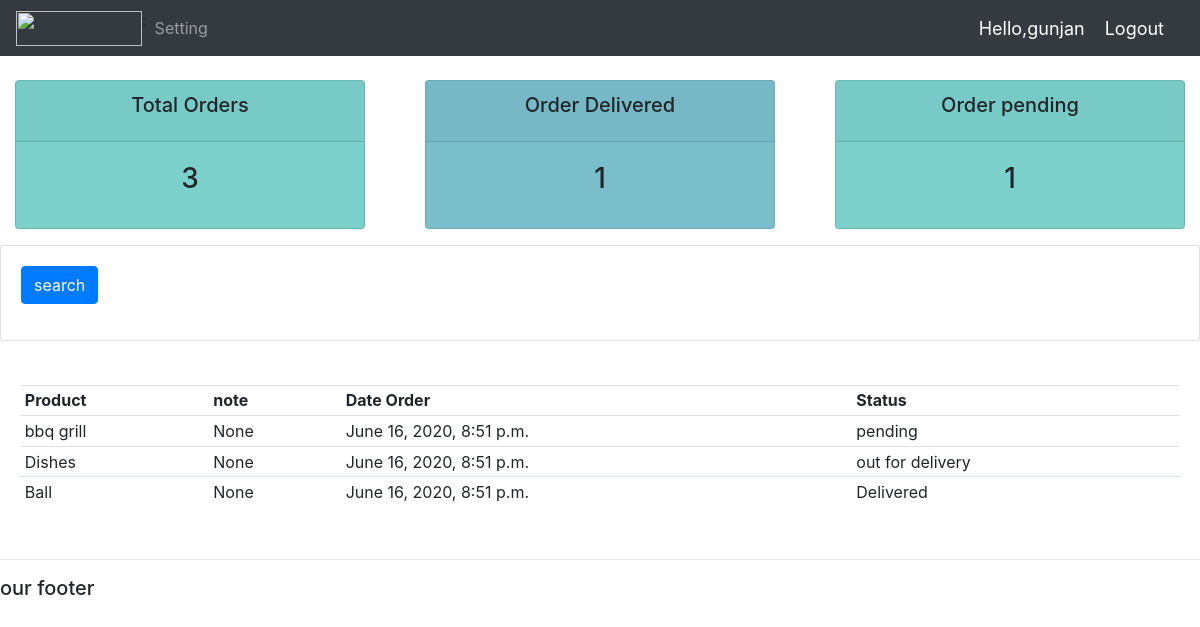
The page /user/ (signed in) on the database its author committed.
### accounts/models.py (models this page shows, shortened)
class Order(models.Model):
    STATUS=(
        ('pending','pending'),
        ('out for delivery','out for delivery'),
        ('Delivered','Delivered'),
        )
    customer=models.ForeignKey(Customer,null=True,on_delete=models.SET_NULL)
    product=models.ForeignKey(Product,null=True,on_delete=models.SET_NULL)
    date_created = models.DateTimeField(auto_now_add=True, null=True)
    status=models.CharField(max_length=200, null=True,choices=STATUS)
    note = models.CharField(max_length=1000, null=True)

class Product(models.Model):
    CATEGORY=(
        ('Indoor','Indoor'),
        ('Out Door','Out Door'),
    )
    name=models.CharField(null=True,max_length=890)
    price=models.FloatField(null=True)
    Category=models.CharField(max_length=200 ,choices=CATEGORY)
    description=models.CharField(max_length=200,null=True,blank=True)
    date_created=models.DateTimeField(auto_now_add=True,null=True)
    Tag=models.ManyToManyField(Tag)
    def __str__(self):
        return self.name

### accounts/decorators.py (the view)
        def wrapper_func(request, *args, **kwargs):
            group=None
            if request.user.groups.exists():
                group=request.user.groups.all()[0].name
            if group in allowed_roles:
                return view_func(request, *args, **kwargs)
            else:
                return HttpResponse('bl')

### accounts/views.py (called while the page is built)
@login_required(login_url='login')
@allowed_users(allowed_roles=['customer'])
def UserPage(request):
    orders=request.user.customer.order_set.all()
    total_order = orders.count()
    delivered = orders.filter(status='Delivered').count()
    pending= orders.filter(status='out for delivery').count()
    context = {'orders': orders,'delivered':delivered, 'pending': pending,'total_order':total_order }
    return render(request, 'accounts/user.html',context)

### accounts/templates/accounts/user.html (shortened to what this page needs)
{% extends 'accounts/main.html' %}
{% block content %}
{% include 'accounts/status.html' %}
<div class="row">
    <div class="col">
        <div class="card card-body">
            <form method="get">
                <button class="btn btn-primary" type="submit">search</button>
            </form>
        </div>
    </div>
</div>
<br>
<div class="row">
    <div class="col-md">
        <div class="md card-body">
            <table class="table table-sm">
                <tr>
                    <th>Product</th>
                    <th>note</th>
                    <th>Date Order</th>
                    <th>Status</th>
                </tr>
                {% for order in orders %}
                <tr>
                     <td>{{order.product}}</td>
                    <td>{{order.note}}</td>
                    <td>{{order.date_created}}</td>
                    <td>{{order.status}}</td>
                </tr>
                {% endfor %}
            </table>
        </div>
    </div>
</div>
{% endblock content %}

### accounts/templates/accounts/main.html (shortened to what this page needs)
{% load static %}
<html lang="en">
    <head>
        <link rel="stylesheet" href="https://stackpath.bootstrapcdn.com/bootstrap/4.3.1/css/bootstrap.min.css">
        <link rel="stylesheet" type="text/css" href="{% static '/css/main.css' %}">
    </head>
<body>
    {% include 'accounts/navbar.html' %}
    {% block content %}
    {% endblock %}
    <hr>
    <h5>our footer</h5>
</body>
</html>

### accounts/templates/accounts/navbar.html (shortened to what this page needs)
{% load static %}
<nav class="navbar navbar-expand-lg navbar-dark bg-dark">
  <img src="{% static 'images/download.png' %}" class="user">
  <div class="collapse navbar-collapse" id="navbarNavAltMarkup">
    <div class="navbar-nav">
      {% if request.user.is_staff %}
        <a class="nav-item nav-link active" href="{% url 'home' %}">Dashboard</a>
      <a class="nav-item nav-link" href="{% url 'products' %}">products</a>
      {% else %}:
      <a class="nav-item nav-link" href="{% url 'accountSetting' %}">Setting</a>
      {% endif %}
    </div>
  </div>
  <span class="k1">Hello,{{request.user}}</span>
  <span><a class="k1" href="{% url 'logout' %}">Logout</a></span>
</nav>

### accounts/templates/accounts/status.html
<br>
<div class="row">
    <div class="col">
             <div class="col-md">
                 <div class="card text-center text white mb-3" id="total-orders">
                    <div class="card-header">
                       <h5 class="card-title">Total Orders</h5>
                    </div>
                    <div class="card-body">
                        <h3 class="card-title">{{total_order}}</h3>
                    </div>
                 </div>
            </div>
    </div>
    <div class="col">
             <div class="col-md">
                 <div class="card text-center text white mb-3" id="orders-delivered">
                    <div class="card-header">
                       <h5 class="card-title">Order Delivered</h5>
                    </div>
                    <div class="card-body">
                        <h3 class="card-title">{{delivered}}</h3>
                    </div>
                 </div>
            </div>
    </div>
    <div class="col">
             <div class="col-md">
                 <div class="card text-center text white mb-3" id="order-pending">
                    <div class="card-header">
                       <h5 class="card-title">Order pending</h5>
                    </div>
                    <div class="card-body">
                        <h3 class="card-title">{{pending}}</h3>
                    </div>
                 </div>
            </div>
    </div>
</div>

### static/css/main.css (style rules this page uses)
body { background-color:#ebeffs }
#total-orders { background-color:#7CD1CD }
#orders-delivered { background-color:#7abecc; }
#order-pending { background-color:#7CD1CD }
.user { height:35px; width:126px; }

### accounts/templates/accounts/navbar.html (style rules this page uses)
.k1 { font-size: 18px; color:#fff; margin-right:20px; }

### rows shown on the page
Order: product "bbq grill", note "None", date_created "June 16, 2020, 8:51 p.m.", status "pending"
Order: product "Dishes", note "None", date_created "June 16, 2020, 8:51 p.m.", status "out for delivery"
Order: product "Ball", note "None", date_created "June 16, 2020, 8:51 p.m.", status "Delivered"

### other values the page prints
{{ request.user }} "gunjan"
{{ total_order }} "3"
{{ delivered }} "1"
{{ pending }} "1"
